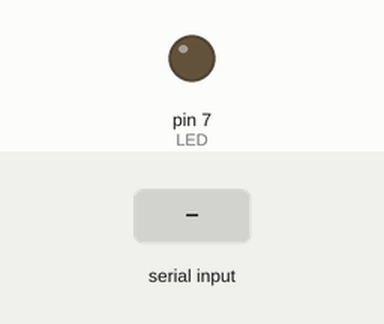
A sketch run on a simulated Arduino Uno, built with avr-gcc and run on an emulated ATmega328P. On the bench: output pins drawn as LEDs (lit = HIGH). The inputs (shaded band) are chosen by the test bench.

Above: at 1.2 s.
1.3 s: "a" received over Serial
At 1.6 s:
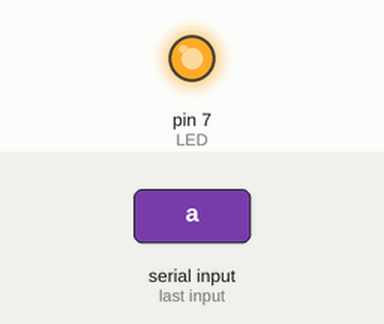
2.8 s: "b" received over Serial
At 3.9 s:
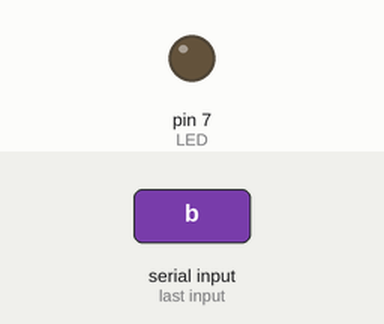
Timing chart, 0 to 5.8 s (numbered marks = the images above; inputs shaded):
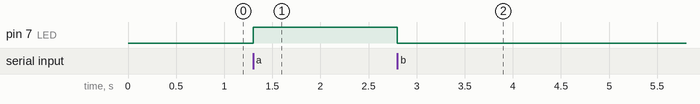

The sketch:

Cage_work.ino
```cpp
#define LED 7
String inputString = "";
void setup() {
  // put your setup code here, to run once:
  Serial.begin(38400);
  pinMode(LED,OUTPUT);
}

void loop() {
  // put your main code here, to run repeatedly:
  if(Serial.available()){
      while(Serial.available()){
          char inChar = (char)Serial.read();
          inputString+=inChar;
        }
        if(inputString == "a"){
            digitalWrite(LED,HIGH);
          }
         else if(inputString == "b"){
            digitalWrite(LED,LOW);
          }
        inputString="";
    }
}
```

Measured:
- after the input at 1.3 s, pin 7 (LED): LOW → HIGH at once
- after the input at 2.8 s, pin 7 (LED): HIGH → LOW at once
